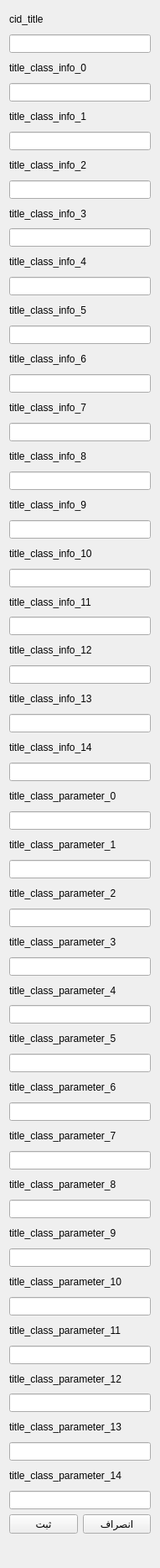
            <widget class="QWidget" name="scrollAreaWidgetContents_5">
             <property name="geometry">
              <rect>
               <x>-160</x>
               <y>0</y>
               <width>191</width>
               <height>1869</height>
              </rect>
             </property>
             <layout class="QVBoxLayout" name="verticalLayout_22">
              <item>
               <widget class="QLabel" name="lbl_cid_change_title_class">
                <property name="text">
                 <string>cid_title</string>
                </property>
               </widget>
              </item>
              <item>
               <widget class="QLineEdit" name="txt_cid_change_title_class"/>
              </item>
              <item>
               <widget class="QLabel" name="lbl_ci0_change_title_class">
                <property name="text">
                 <string>title_class_info_0</string>
                </property>
               </widget>
              </item>
              <item>
               <widget class="QLineEdit" name="txt_ci0_change_title_class"/>
              </item>
              <item>
               <widget class="QLabel" name="lbl_ci1_change_title_class">
                <property name="text">
                 <string>title_class_info_1</string>
                </property>
               </widget>
              </item>
              <item>
               <widget class="QLineEdit" name="txt_ci1_change_title_class"/>
              </item>
              <item>
               <widget class="QLabel" name="lbl_ci2_change_title_class">
                <property name="text">
                 <string>title_class_info_2</string>
                </property>
               </widget>
              </item>
              <item>
               <widget class="QLineEdit" name="txt_ci2_change_title_class"/>
              </item>
              <item>
               <widget class="QLabel" name="lbl_ci3_change_title_class">
                <property name="text">
                 <string>title_class_info_3</string>
                </property>
               </widget>
              </item>
              <item>
               <widget class="QLineEdit" name="txt_ci3_change_title_class"/>
              </item>
              <item>
               <widget class="QLabel" name="lbl_ci4_change_title_class">
                <property name="text">
                 <string>title_class_info_4</string>
                </property>
               </widget>
              </item>
              <item>
               <widget class="QLineEdit" name="txt_ci4_change_title_class"/>
              </item>
              <item>
               <widget class="QLabel" name="lbl_ci5_change_title_class">
                <property name="text">
                 <string>title_class_info_5</string>
                </property>
               </widget>
              </item>
              <item>
               <widget class="QLineEdit" name="txt_ci5_change_title_class"/>
              </item>
              <item>
               <widget class="QLabel" name="lbl_ci6_change_title_class">
                <property name="text">
                 <string>title_class_info_6</string>
                </property>
               </widget>
              </item>
              <item>
               <widget class="QLineEdit" name="txt_ci6_change_title_class"/>
              </item>
              <item>
               <widget class="QLabel" name="lbl_ci7_change_title_class">
                <property name="text">
                 <string>title_class_info_7</string>
                </property>
               </widget>
              </item>
              <item>
               <widget class="QLineEdit" name="txt_ci7_change_title_class"/>
              </item>
              <item>
               <widget class="QLabel" name="lbl_ci8_change_title_class">
                <property name="text">
                 <string>title_class_info_8</string>
                </property>
               </widget>
              </item>
              <item>
               <widget class="QLineEdit" name="txt_ci8_change_title_class"/>
              </item>
              <item>
               <widget class="QLabel" name="lbl_ci9_change_title_class">
                <property name="text">
                 <string>title_class_info_9</string>
                </property>
               </widget>
              </item>
              <item>
               <widget class="QLineEdit" name="txt_ci9_change_title_class"/>
              </item>
              <item>
               <widget class="QLabel" name="lbl_ci10_change_title_class">
                <property name="text">
                 <string>title_class_info_10</string>
                </property>
               </widget>
              </item>
              <item>
               <widget class="QLineEdit" name="txt_ci10_change_title_class"/>
              </item>
              <item>
               <widget class="QLabel" name="lbl_ci11_change_title_class">
                <property name="text">
                 <string>title_class_info_11</string>
                </property>
               </widget>
              </item>
              <item>
               <widget class="QLineEdit" name="txt_ci11_change_title_class"/>
              </item>
              <item>
               <widget class="QLabel" name="lbl_ci12_change_title_class">
                <property name="text">
                 <string>title_class_info_12</string>
                </property>
               </widget>
              </item>
              <item>
               <widget class="QLineEdit" name="txt_ci12_change_title_class"/>
              </item>
              <item>
               <widget class="QLabel" name="lbl_ci13_change_title_class">
                <property name="text">
                 <string>title_class_info_13</string>
                </property>
               </widget>
              </item>
              <item>
               <widget class="QLineEdit" name="txt_ci13_change_title_class"/>
              </item>
              <item>
               <widget class="QLabel" name="lbl_ci14_change_title_class">
                <property name="text">
                 <string>title_class_info_14</string>
                </property>
               </widget>
              </item>
              <item>
               <widget class="QLineEdit" name="txt_ci14_change_title_class"/>
              </item>
              <item>
               <widget class="QLabel" name="lbl_cp0_change_title_class">
                <property name="text">
                 <string>title_class_parameter_0</string>
                </property>
               </widget>
              </item>
              <item>
               <widget class="QLineEdit" name="txt_cp0_change_title_class"/>
              </item>
              <item>
               <widget class="QLabel" name="lbl_cp1_change_title_class">
                <property name="text">
                 <string>title_class_parameter_1</string>
                </property>
               </widget>
              </item>
              <item>
               <widget class="QLineEdit" name="txt_cp1_change_title_class"/>
              </item>
              <item>
               <widget class="QLabel" name="lbl_cp2_change_title_class">
                <property name="text">
                 <string>title_class_parameter_2</string>
                </property>
               </widget>
              </item>
              <item>
               <widget class="QLineEdit" name="txt_cp2_change_title_class"/>
              </item>
              <item>
               <widget class="QLabel" name="lbl_cp3_change_title_class">
                <property name="text">
                 <string>title_class_parameter_3</string>
                </property>
               </widget>
              </item>
              <item>
               <widget class="QLineEdit" name="txt_cp3_change_title_class"/>
              </item>
              <item>
               <widget class="QLabel" name="lbl_cp4_change_title_class">
                <property name="text">
                 <string>title_class_parameter_4</string>
                </property>
               </widget>
              </item>
              <item>
               <widget class="QLineEdit" name="txt_cp4_change_title_class"/>
              </item>
              <item>
               <widget class="QLabel" name="lbl_cp5_change_title_class">
                <property name="text">
                 <string>title_class_parameter_5</string>
                </property>
               </widget>
              </item>
              <item>
               <widget class="QLineEdit" name="txt_cp5_change_title_class"/>
              </item>
              <item>
               <widget class="QLabel" name="lbl_cp6_change_title_class">
                <property name="text">
                 <string>title_class_parameter_6</string>
                </property>
               </widget>
              </item>
              <item>
               <widget class="QLineEdit" name="txt_cp6_change_title_class"/>
              </item>
              <item>
               <widget class="QLabel" name="lbl_cp7_change_title_class">
                <property name="text">
                 <string>title_class_parameter_7</string>
                </property>
               </widget>
              </item>
              <item>
               <widget class="QLineEdit" name="txt_cp7_change_title_class"/>
              </item>
              <item>
               <widget class="QLabel" name="lbl_cp8_change_title_class">
                <property name="text">
                 <string>title_class_parameter_8</string>
                </property>
               </widget>
              </item>
              <item>
               <widget class="QLineEdit" name="txt_cp8_change_title_class"/>
              </item>
              <item>
               <widget class="QLabel" name="lbl_cp9_change_title_class">
                <property name="text">
                 <string>title_class_parameter_9</string>
                </property>
               </widget>
              </item>
              <item>
               <widget class="QLineEdit" name="txt_cp9_change_title_class"/>
              </item>
              <item>
               <widget class="QLabel" name="lbl_cp10_change_title_class">
                <property name="text">
                 <string>title_class_parameter_10</string>
                </property>
               </widget>
              </item>
              <item>
               <widget class="QLineEdit" name="txt_cp10_change_title_class"/>
              </item>
              <item>
               <widget class="QLabel" name="lbl_cp11_change_title_class">
                <property name="text">
                 <string>title_class_parameter_11</string>
                </property>
               </widget>
              </item>
              <item>
               <widget class="QLineEdit" name="txt_cp11_change_title_class"/>
              </item>
              <item>
               <widget class="QLabel" name="lbl_cp12_change_title_class">
                <property name="text">
                 <string>title_class_parameter_12</string>
                </property>
               </widget>
              </item>
              <item>
               <widget class="QLineEdit" name="txt_cp12_change_title_class"/>
              </item>
              <item>
               <widget class="QLabel" name="lbl_cp13_change_title_class">
                <property name="text">
                 <string>title_class_parameter_13</string>
                </property>
               </widget>
              </item>
              <item>
               <widget class="QLineEdit" name="txt_cp13_change_title_class"/>
              </item>
              <item>
               <widget class="QLabel" name="lbl_cp14_change_title_class">
                <property name="text">
                 <string>title_class_parameter_14</string>
                </property>
               </widget>
              </item>
              <item>
               <widget class="QLineEdit" name="txt_cp14_change_title_class"/>
              </item>
              <item>
               <layout class="QHBoxLayout" name="horizontalLayout_12">
                <item>
                 <widget class="QPushButton" name="btn_save_change_titles_class">
                  <property name="text">
                   <string>ثبت</string>
                  </property>
                 </widget>
                </item>
                <item>
                 <widget class="QPushButton" name="btn_cancel_change_titles_class">
                  <property name="text">
                   <string>انصراف</string>
                  </property>
                 </widget>
                </item>
               </layout>
              </item>
              <item>
               <widget class="QLabel" name="label_3">
                <property name="text">
                 <string/>
                </property>
               </widget>
              </item>
             </layout>
            </widget>
